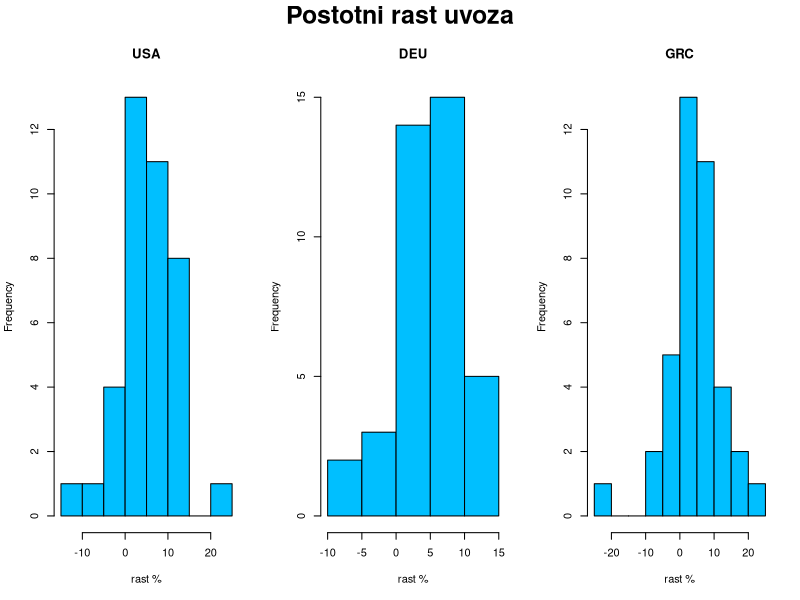
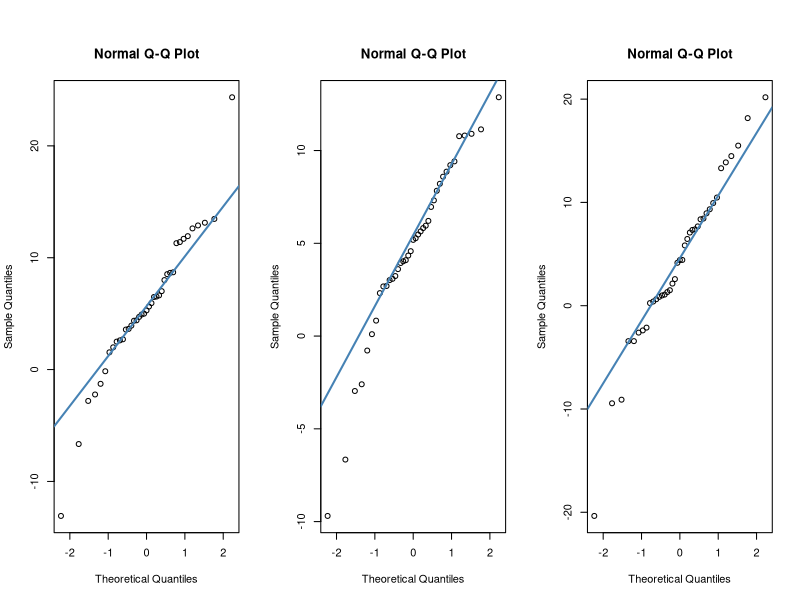
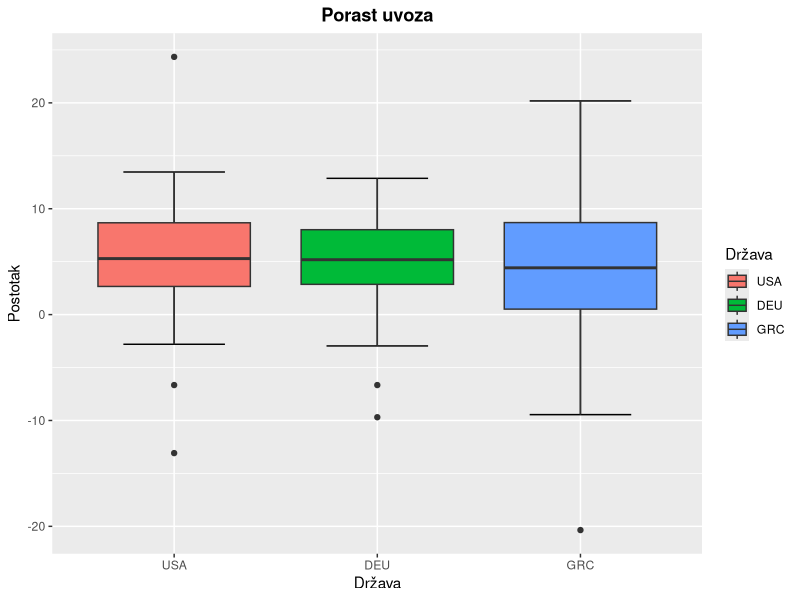

Recreate these plots in R, in order. (Note: this script raises an error after producing the figures.)
## ---- chunk 1
library(knitr)
knitr::opts_chunk$set(echo = TRUE)

library(tidyverse)
Sys.setlocale(locale = "hr_HR.utf8")
## ---- chunk 2
export.data = read.csv("Export_data.csv", fileEncoding="UTF-8-BOM")
# head(export.data)

import.data = read.csv("Import_data.csv", fileEncoding="UTF-8-BOM")
# head(import.data)

gdp.data = read.csv("GDP_data.csv", fileEncoding="UTF-8-BOM")
# head(gdp.data)

gdp.pc.data = read.csv("GDPpercapita_data.csv", fileEncoding="UTF-8-BOM")
# head(gdp.pc.data)
## ---- chunk 3
export.loc.cnt = export.data %>% group_by(LOCATION) %>%
    summarise(exp_n = n(), exp_est = sum(Flag.Codes == 'E')) %>%
    arrange(desc(exp_n), exp_est)
import.loc.cnt = import.data %>% group_by(LOCATION) %>%
    summarise(imp_n = n(), imp_est = sum(Flag.Codes == 'E')) %>%
    arrange(desc(imp_n), imp_est)
gdp.loc.cnt = gdp.data %>% group_by(LOCATION) %>%
    summarise(gdp_n = n(), gdp_est = sum(Flag.Codes == 'E')) %>%
    arrange(desc(gdp_n), gdp_est)
gdp.pc.loc.cnt = gdp.pc.data %>% group_by(LOCATION) %>%
    summarise(gdp_pc_n = n(), gdp_pc_est = sum(Flag.Codes == 'E')) %>%
    arrange(desc(gdp_pc_n), gdp_pc_est)
loc.cnt = merge(merge(export.loc.cnt, import.loc.cnt), merge(gdp.loc.cnt, gdp.pc.loc.cnt))
knitr::kable(
  head(arrange(loc.cnt,
               desc(loc.cnt[,2]), desc(loc.cnt[,4]), desc(loc.cnt[,6]), desc(loc.cnt[,8]),
               loc.cnt[,3], loc.cnt[,5], loc.cnt[,7], loc.cnt[,9]), 20),
  caption = "Broj podataka za pojedinu državu"
)
## ---- chunk 4
remove(export.loc.cnt, import.loc.cnt, gdp.loc.cnt, gdp.pc.loc.cnt, loc.cnt)
## ---- chunk 5
time = 1979:2018
usa = data.frame(year = 1979:2018,
                 export.mln_usd = export.data$Value[export.data$LOCATION == "USA"],
                 import.mln_usd = import.data$Value[import.data$LOCATION == "USA"],
                 gdp.mln_usd = gdp.data$Value[gdp.data$LOCATION == "USA"],
                 gdp.pc.usd_cap = gdp.pc.data$Value[gdp.pc.data$LOCATION == "USA"])
usa$net.trade = usa$export.mln_usd - usa$import.mln_usd
deu = data.frame(year = 1979:2019,
                 export.mln_usd = export.data$Value[export.data$LOCATION == "DEU"],
                 import.mln_usd = import.data$Value[import.data$LOCATION == "DEU"],
                 gdp.mln_usd = gdp.data$Value[gdp.data$LOCATION == "DEU"],
                 gdp.pc.usd_cap = gdp.pc.data$Value[gdp.pc.data$LOCATION == "DEU"])
deu$net.trade = deu$export.mln_usd - deu$import.mln_usd
grc = data.frame(year = 1979:2019,
                 export.mln_usd = export.data$Value[export.data$LOCATION == "GRC"],
                 import.mln_usd = import.data$Value[import.data$LOCATION == "GRC"],
                 gdp.mln_usd = gdp.data$Value[gdp.data$LOCATION == "GRC"],
                 gdp.pc.usd_cap = gdp.pc.data$Value[gdp.pc.data$LOCATION == "GRC"])
grc$net.trade = grc$export.mln_usd - grc$import.mln_usd
## ---- chunk 6
usa = usa %>% mutate(import.mln_usd,
                     import.growth = import.mln_usd - lag(import.mln_usd),
                     import.growth.p = import.growth / lag(import.mln_usd) * 100)
deu = deu %>% mutate(import.mln_usd, 
                     import.growth = import.mln_usd - lag(import.mln_usd),
                     import.growth.p = import.growth / lag(import.mln_usd) * 100)
grc = grc %>% mutate(import.mln_usd,
                     import.growth = import.mln_usd - lag(import.mln_usd),
                     import.growth.p = import.growth / lag(import.mln_usd) * 100)
usa = usa %>% mutate(export.mln_usd, 
                     export.growth = export.mln_usd - lag(export.mln_usd),
                     export.growth.p = export.growth / lag(export.mln_usd) * 100)
deu = deu %>% mutate(export.mln_usd,
                     export.growth = export.mln_usd - lag(export.mln_usd),
                     export.growth.p = export.growth / lag(export.mln_usd) * 100)
grc = grc %>% mutate(export.mln_usd,
                     export.growth = export.mln_usd - lag(export.mln_usd),
                     export.growth.p = export.growth / lag(export.mln_usd) * 100)
usa = usa %>% mutate(gdp.mln_usd,
                     gdp.growth = gdp.mln_usd - lag(gdp.mln_usd),
                     gdp.growth.p = gdp.growth / lag(gdp.mln_usd) * 100)
deu = deu %>% mutate(gdp.mln_usd,
                     gdp.growth = gdp.mln_usd - lag(gdp.mln_usd),
                     gdp.growth.p = gdp.growth / lag(gdp.mln_usd) * 100)
grc = grc %>% mutate(gdp.mln_usd,
                     gdp.growth = gdp.mln_usd - lag(gdp.mln_usd),
                     gdp.growth.p = gdp.growth / lag(gdp.mln_usd) * 100)
usa = usa %>% mutate(gdp.pc.usd_cap,
                     gdp.pc.growth = gdp.pc.usd_cap - lag(gdp.pc.usd_cap),
                     gdp.pc.growth.p = gdp.pc.growth / lag(gdp.pc.usd_cap) * 100)
deu = deu %>% mutate(gdp.pc.usd_cap,
                     gdp.pc.growth = gdp.pc.usd_cap - lag(gdp.pc.usd_cap),
                     gdp.pc.growth.p = gdp.pc.growth / lag(gdp.pc.usd_cap) * 100)
grc = grc %>% mutate(gdp.pc.usd_cap,
                     gdp.pc.growth = gdp.pc.usd_cap - lag(gdp.pc.usd_cap),
                     gdp.pc.growth.p = gdp.pc.growth / lag(gdp.pc.usd_cap) * 100)
# brisemo zadnju opservaciju za deu i grc jer usa nema podatke za 2019.g.
deu = deu[-nrow(deu),]
grc = grc[-nrow(grc),]
## ---- chunk 7
data.all = bind_rows(lapply(c("USA", "DEU", "GRC"), function (x) {
  data.frame(country=x, get(tolower(x)))
}))
data.all$country = factor(data.all$country, levels = c("USA", "DEU", "GRC"))
## ---- chunk 8
summary(usa)
summary(deu)
summary(grc)
## ---- chunk 9
par(mfrow = c(1, 3), oma = c(0, 0, 2, 0))
hist(usa$import.growth.p, main="USA", xlab="rast %", col="deepskyblue")
hist(deu$import.growth.p, main="DEU", xlab="rast %", col="deepskyblue")
hist(grc$import.growth.p, main="GRC", xlab="rast %", col="deepskyblue")
mtext("Postotni rast uvoza", outer = T, cex = 1.5, font = 2)
## ---- chunk 10
qqnorm(usa$import.growth.p)
qqline(usa$import.growth.p, col = "steelblue", lwd = 2)

qqnorm(deu$import.growth.p)
qqline(deu$import.growth.p, col = "steelblue", lwd = 2)

qqnorm(grc$import.growth.p)
qqline(grc$import.growth.p, col = "steelblue", lwd = 2)
## ---- chunk 11
ggplot(na.omit(data.all), aes(x=country, y=import.growth.p)) +
  stat_boxplot(geom = "errorbar", width = 0.5) +
  geom_boxplot(aes(fill=country)) +
  labs(title = "Porast uvoza", x="Država", y="Postotak", fill="Država") +
  theme(plot.title = element_text(hjust = 0.5, face = "bold"))
## ---- chunk 12
ggplot(collective, aes(x=country, y=export.growth.percentage)) +
  stat_boxplot(geom = "errorbar", na.rm = T) +
  geom_boxplot(aes(fill=country), na.rm = T) +
  labs(title = "Boxplot porasta izvoza", x="Država", y="Postotak", fill="Država") +
  theme(plot.title = element_text(hjust = 0.5, face = "bold"))
## ---- chunk 13
plot(time, deu$export.growth, type = "h", main = "Rast izvoza (DEU)")
## ---- chunk 14
ggplot(na.omit(data.all), aes(x=country, y=gdp.pc.usd_cap)) +
  stat_boxplot(geom = "errorbar", width = 0.5) +
  geom_boxplot(aes(fill=country)) +
  labs(title = "Sredine BDP-a po stanovniku", x="Država", y="Postotak", fill="Država") +
  theme(plot.title = element_text(hjust = 0.5, face = "bold"))

## ---- chunk 15
qqnorm(usa$gdp.pc.growth.p)
qqline(usa$gdp.pc.growth.p, col = "steelblue", lwd = 2)

qqnorm(deu$gdp.pc.growth.p)
qqline(deu$gdp.pc.growth.p, col = "steelblue", lwd = 2)

qqnorm(grc$gdp.pc.growth.p)
qqline(grc$gdp.pc.growth.p, col = "steelblue", lwd = 2)
## ---- chunk 16
plot(time, deu$gdp.growth.p, type = "h", main = "Rast BDP-a (DEU)")
plot(time, usa$gdp.growth.p, type="h", main = "Rast BDP-a (USA)")
plot(time, grc$gdp.growth.p, type="h", main = "Rast BDP-a (GRC)")

## ---- chunk 17
library(reshape2)
exp.imp = melt(data.all, id.vars = "country", measure.vars = c("export.growth.p", "import.growth.p"), na.rm = T)
ggplot(exp.imp, aes(x = country, y = value, fill = variable)) +
  stat_boxplot(geom = "errorbar", width = 0.5, position = position_dodge(0.75)) +
  geom_boxplot() +
  labs(title = "Export/Import", y="Postotak") +
  theme(plot.title = element_text(hjust = 0.5, face = "bold"))
## ---- chunk 18
var.test(usa$export.growth.p, usa$import.growth.p, alternative = "two.sided",
         na.action = na.omit)
## ---- chunk 19
t.test(usa$export.growth.p, usa$import.growth.p, alternative = "greater", var.equal = TRUE,
       na.action = na.omit)
## ---- chunk 20
gdp.gdppc = melt(data.all, id.vars = "country",
               measure.vars = c("gdp.growth.p", "gdp.pc.growth.p"), na.rm = T)
ggplot(gdp.gdppc, aes(x = country, y = value, fill = variable)) +
  stat_boxplot(geom = "errorbar", width = 0.5, position = position_dodge(0.75)) +
  geom_boxplot() +
  labs(title = "BDP/BDP po stanovniku", y="Postotak") +
  theme(plot.title = element_text(hjust = 0.5, face = "bold"), legend.position = "top")
## ---- chunk 21
var.test(usa$gdp.growth.p, usa$gdp.pc.growth.p, alternative = "two.sided", na.action = na.omit)
## ---- chunk 22
t.test(usa$gdp.growth.p, usa$gdp.pc.growth.p, alternative = "greater", var.equal = TRUE,
       na.action = na.omit)
## ---- chunk 23
ggplot(na.omit(data.all), aes(x=country, y=gdp.pc.growth.p)) +
  stat_boxplot(geom = "errorbar", width = 0.5) +
  geom_boxplot(aes(fill=country)) +
  labs(title = "Rast BDP-a po stanovniku", x="Država", y="Postotak", fill="Država") +
  theme(plot.title = element_text(hjust = 0.5, face = "bold"))
## ---- chunk 24
bartlett.test(gdp.pc.growth.p ~ country, data.all)
## ---- chunk 25
kruskal.test(gdp.pc.growth.p ~ country, data.all)
